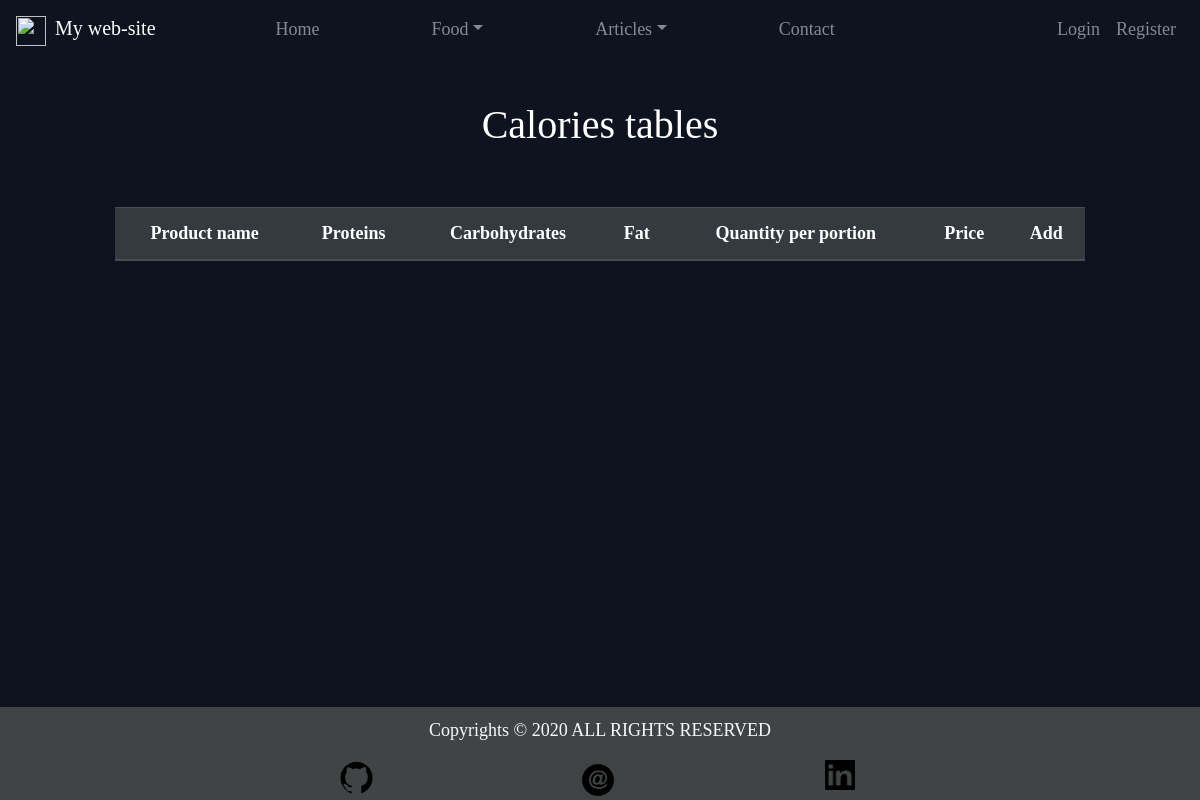
Before: /food/prod_table/ with the older database file.
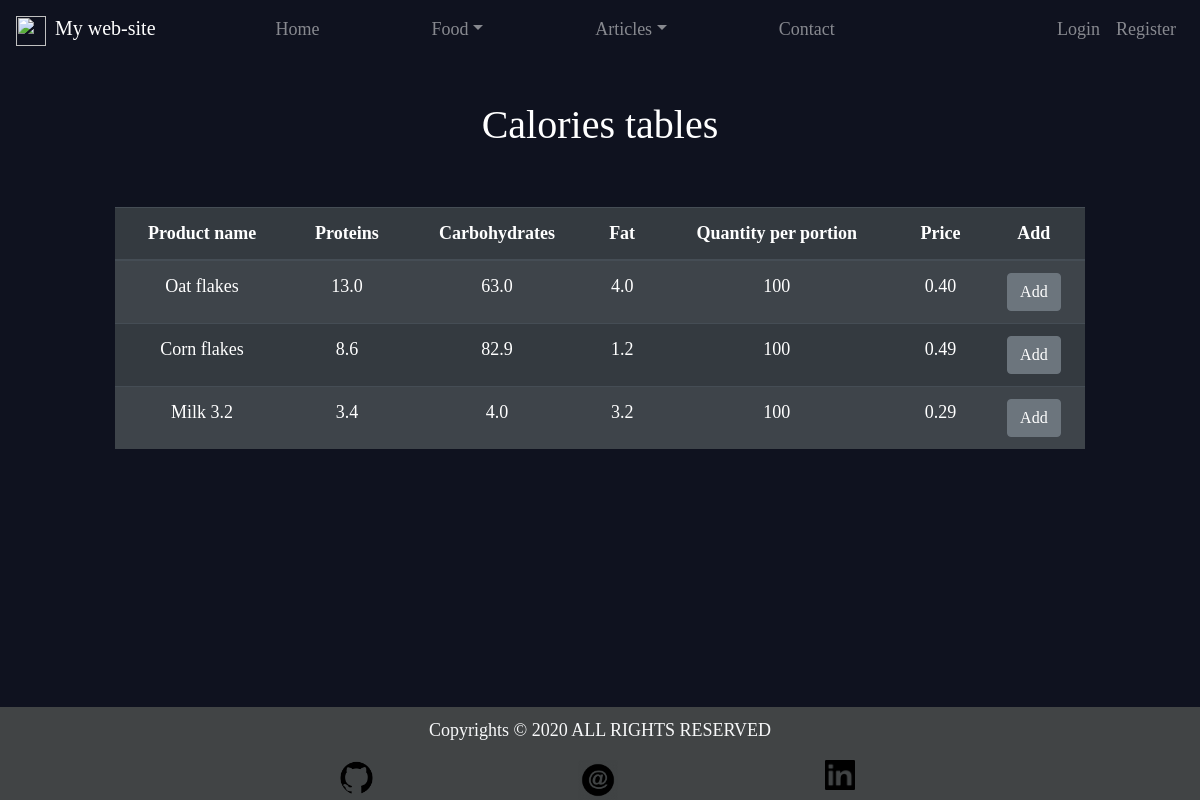
After: the same page with the newer database file.
### Food/models.py (models this page shows, shortened)
class Product(models.Model):
	name = models.CharField(max_length=50)
	ingredient = models.ManyToManyField(Ingredient, through="ReceipeIngredient")
	@property
	def total_protein(self):
		product = Product.objects.get(pk=self.pk)
		result = 0
		for i in product.ingredient.all():
			result += i.protein * ReceipeIngredient.objects.get(ingredient=i, product=product).weight / 100
		return result
	@property
	def total_carbohydrates(self):
		product = Product.objects.get(pk=self.pk)
		result = 0
		for i in product.ingredient.all():
			result += i.carbohydrates * ReceipeIngredient.objects.get(ingredient=i, product=product).weight / 100
		return result
	@property
	def total_fat(self):
		product = Product.objects.get(pk=self.pk)
		result = 0
		for i in product.ingredient.all():
			result += i.fat * ReceipeIngredient.objects.get(ingredient=i, product=product).weight / 100
		return result
	@property
	def total_price(self):
		product = Product.objects.get(pk=self.pk)
		result = 0
		for i in product.ingredient.all():
			result += i.price * ReceipeIngredient.objects.get(ingredient=i, product=product).weight / 100
		return result
	@property
	def total_weight(self):
		product = Product.objects.get(pk=self.pk)
		return sum([ReceipeIngredient.objects.get(ingredient=i, product=product).weight for i in product.ingredient.all()])

class Ingredient(models.Model):
	name = models.CharField(max_length=50, unique=True)
	protein = models.FloatField()
	carbohydrates = models.FloatField()
	fat = models.FloatField()
	quantity_per_portion = models.IntegerField(blank=True)
	price = models.DecimalField(max_digits=100, decimal_places=2, blank=True)
	food_type = models.CharField(max_length=2, choices=FOOD_TYPE_CHOICES, blank=True)
	class Meta:
		ordering = ["id"]

class ReceipeIngredient(models.Model):
	ingredient = models.ForeignKey(Ingredient, on_delete=models.CASCADE)
	product = models.ForeignKey(Product, on_delete=models.CASCADE)
	weight = models.IntegerField(null=True, blank=True)
	class Meta:
		ordering = ["id"]
		verbose_name_plural = "Receipe Ingredients"

### Food/views.py (the view)
# urls.py: path("prod_table/", ProductsTableView.as_view(), name="prod_table"),
class ProductsTableView(ListView, SuccessMessageMixin):
	template_name = "Food/product_list.html"
	model = Product
	context_object_name = "objects"
	paginate_by = 10

### Templates/Food/product_list.html (shortened to what this page needs)
{% extends 'main.html' %}
{% block content %}
	<h1 id="title">Calories tables </h1>
	<table class="table table-striped table-dark">
		<thead>
			<tr>
				<th scope="col">Product name</th>
				<th scope="col">Proteins</th>
				<th scope="col">Carbohydrates</th>
				<th scope="col">Fat</th>
				<th scope="col">Quantity per portion</th>
				<th scope="col">Price</th>
				<th scope="col">Add</th>
			</tr>
		</thead>
		<tbody>
			{% for item in objects %}
				<tr>
					<td>
						<a class="hyperlink-off" href="#">{{ item.name|capfirst }}</a>
					</td>
					<td>{{item.total_protein}}</td>
					<td>{{item.total_carbohydrates}}</td>
					<td>{{item.total_fat}}</td>
					<td>{{item.total_weight}}</td>
					<td>{{item.total_price}}</td>
					<td>
						<button type="button" class="btn btn-secondary">
							<a class="hyperlink-off" href="#">Add</a>
						</button>
					</td>
				</tr>
			{% endfor %}
		</tbody>
	</table>
{% endblock %}

Changed rows visible on the page:
added Product: name "Oat flakes", total_protein "13.0", total_carbohydrates "63.0", total_fat "4.0", total_weight "100", total_price "0.40"
added Product: name "Corn flakes", total_protein "8.6", total_carbohydrates "82.9", total_fat "1.2", total_weight "100", total_price "0.49"
added Product: name "Milk 3.2", total_protein "3.4", total_carbohydrates "4.0", total_fat "3.2", total_weight "100", total_price "0.29"
